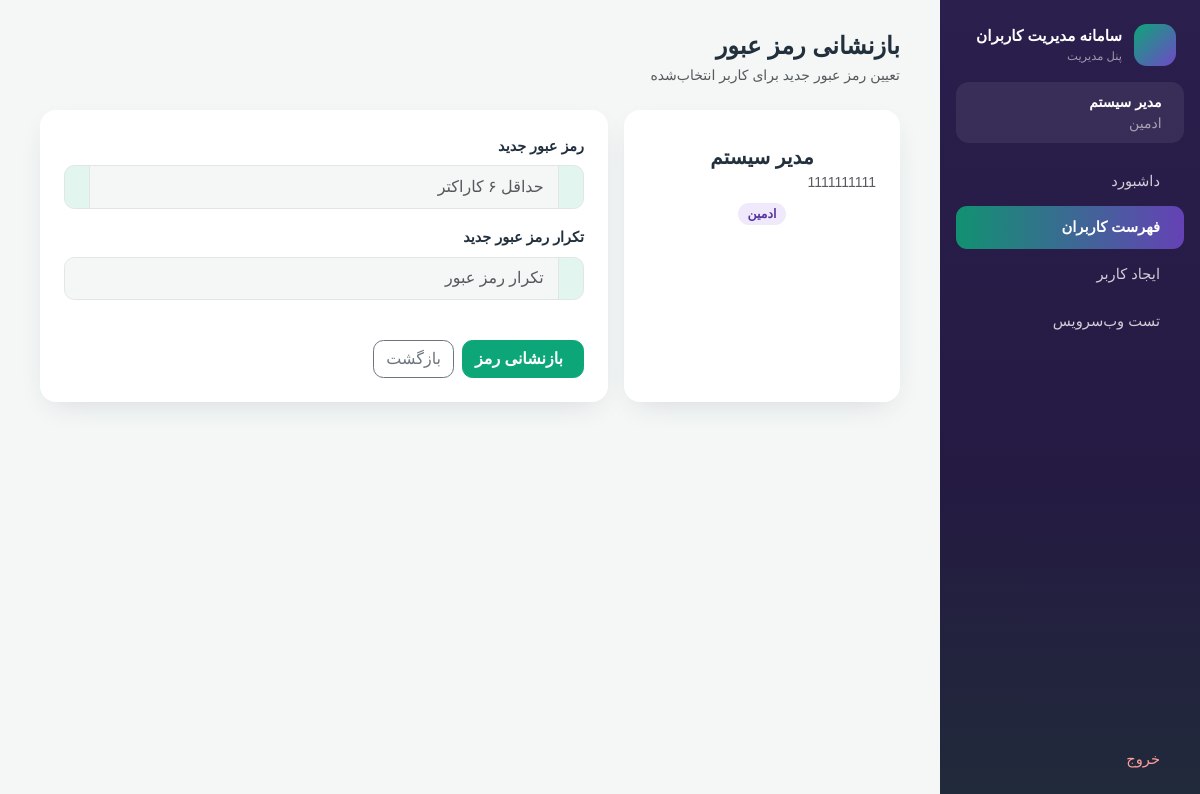
Screenshot of /users/reset_password.php?id=1 (signed in) with the database file from the repository.
### tables this page shows
CREATE TABLE IF NOT EXISTS `users` (
  `id` INT UNSIGNED NOT NULL AUTO_INCREMENT,
  `national_code` VARCHAR(10) NOT NULL,
  `first_name` VARCHAR(100) NOT NULL,
  `last_name` VARCHAR(100) NOT NULL,
  `password` VARCHAR(255) NOT NULL,
  `user_type` ENUM('admin','driver','operator','region') NOT NULL DEFAULT 'driver',
  `created_at` TIMESTAMP NOT NULL DEFAULT CURRENT_TIMESTAMP,
  `updated_at` TIMESTAMP NOT NULL DEFAULT CURRENT_TIMESTAMP ON UPDATE CURRENT_TIMESTAMP,
  PRIMARY KEY (`id`),
  UNIQUE KEY `uq_national_code` (`national_code`)
);

### config/db.php (called while the page is built, shortened)
<?php
function db(): PDO
{
    static $pdo = null;
    if ($pdo === null) {
        $dsn = 'mysql:host=' . DB_HOST . ';dbname=' . DB_NAME . ';charset=' . DB_CHARSET;
        try {
            $pdo = new PDO($dsn, DB_USER, DB_PASS, [
                PDO::ATTR_ERRMODE            => PDO::ERRMODE_EXCEPTION,
                PDO::ATTR_DEFAULT_FETCH_MODE => PDO::FETCH_ASSOC,
                PDO::ATTR_EMULATE_PREPARES   => false,
            ]);
        } catch (PDOException $e) {
            error_log('DB connection error: ' . $e->getMessage());
            http_response_code(500);
            exit('خطا در ارتباط با پایگاه داده. لطفاً بعداً تلاش کنید.');
        }
    }
    return $pdo;
}

### helpers/functions.php (called while the page is built, shortened)
<?php
function e(?string $value): string
{
    return htmlspecialchars((string)$value, ENT_QUOTES, 'UTF-8');
}
function user_type_label(string $type): string
{
    return USER_TYPES[$type] ?? $type;
}

### users/reset_password.php (the view, shortened to what this page needs)
<?php
require_once __DIR__ . '/../config/db.php';
$id = (int)($_GET['id'] ?? $_POST['id'] ?? 0);
$user = null;
try {
    $stmt = db()->prepare('SELECT id, national_code, first_name, last_name, user_type FROM users WHERE id = ? LIMIT 1');
    $stmt->execute([$id]);
    $user = $stmt->fetch();
} catch (PDOException $e) {
    error_log('Reset password fetch error: ' . $e->getMessage());
}
require __DIR__ . '/../includes/header.php';
?>
<div class="mb-4">
  <h1 class="h4 fw-bold mb-1">بازنشانی رمز عبور</h1>
  <p class="text-muted small mb-0">تعیین رمز عبور جدید برای کاربر انتخاب‌شده</p>
</div>
<div class="row g-3">
  <div class="col-lg-4">
    <div class="card panel-card h-100">
      <div class="card-body text-center p-4">
        <div class="fw-bold fs-5"><?= e($user['first_name'] . ' ' . $user['last_name']) ?></div>
        <div class="text-muted ltr-text small mb-2"><?= e($user['national_code']) ?></div>
        <span class="badge role-badge role-<?= e($user['user_type']) ?>"><?= e(user_type_label($user['user_type'])) ?></span>
      </div>
    </div>
  </div>
  <div class="col-lg-8">
    <div class="card panel-card h-100">
      <div class="card-body p-4">
        <form method="post" action="<?= BASE_URL ?>/users/reset_password.php" id="resetPasswordForm" novalidate>
          <label class="form-label" for="password">رمز عبور جدید</label>
          <div class="input-group mb-3">
            <span class="input-group-text"><span class="iconify" data-icon="solar:lock-password-bold"></span></span>
            <input type="password" class="form-control" id="password" name="password" required minlength="6" placeholder="حداقل ۶ کاراکتر">
            <button type="button" class="input-group-text toggle-pass" data-target="password" aria-label="نمایش رمز">
            </button>
          </div>
          <label class="form-label" for="password_confirm">تکرار رمز عبور جدید</label>
          <div class="input-group mb-2">
            <span class="input-group-text"><span class="iconify" data-icon="solar:lock-password-bold"></span></span>
            <input type="password" class="form-control" id="password_confirm" name="password_confirm" required minlength="6" placeholder="تکرار رمز عبور">
          </div>
          <div class="invalid-feedback d-block small mb-3" data-error-for="password_confirm"></div>
          <div class="d-flex gap-2">
            <button type="submit" class="btn btn-primary d-flex align-items-center gap-2">
              <span class="iconify" data-icon="solar:key-bold"></span> بازنشانی رمز
            </button>
            <a href="<?= BASE_URL ?>/users/list.php" class="btn btn-outline-secondary">بازگشت</a>
          </div>
        </form>
      </div>
    </div>
  </div>
</div>
<?php require __DIR__ . '/../includes/footer.php'; ?>

### assets/css/style.css (style rules this page uses)
:root { --jade: #0da678; --jade-dark: #087a58; --jade-soft: #e2f6ef; --purple: #7048c8; --purple-dark: #56349e; --purple-soft: #efe9fb; --ink: #22303e; --dim: #7a8794; --surface: #f4f7f6; --card-radius: 1rem; --soft-shadow: 0 10px 30px -12px rgba(34, 48, 62, 0.18); --bs-primary: var(--jade); --bs-primary-rgb: 13, 166, 120; --bs-body-font-family: 'Vazirmatn', Tahoma, sans-serif; --bs-body-color: var(--ink); --bs-body-bg: var(--surface); }
* { font-family: 'Vazirmatn', Tahoma, sans-serif; }
body { background: var(--surface); color: var(--ink); }
.btn-primary { --bs-btn-bg: var(--jade); --bs-btn-border-color: var(--jade); --bs-btn-hover-bg: var(--jade-dark); --bs-btn-hover-border-color: var(--jade-dark); --bs-btn-active-bg: var(--jade-dark); --bs-btn-active-border-color: var(--jade-dark); --bs-btn-focus-shadow-rgb: 13, 166, 120; border-radius: .65rem; font-weight: 600; }
.btn-outline-secondary { border-radius: .65rem; }
.form-control, .form-select { border-radius: .65rem; border-color: #dfe6e3; padding: .55rem .9rem; }
.input-group-text { background: var(--jade-soft); border-color: #dfe6e3; color: var(--jade-dark); border-radius: .65rem; }
.input-group .form-control { border-radius: .65rem; }
.toggle-pass { cursor: pointer; user-select: none; }
.form-label { font-weight: 600; font-size: .9rem; }
.invalid-feedback { min-height: 1rem; }
.panel-card { border: 0; border-radius: var(--card-radius); box-shadow: var(--soft-shadow); background: #fff; }
.ltr-text { direction: ltr; text-align: right; font-variant-numeric: tabular-nums; }
.role-badge { font-weight: 600; font-size: .78rem; padding: .4em .8em; border-radius: 2rem; }
.role-admin { background: var(--purple-soft); color: var(--purple-dark); }

### rows the page displays
users: first_name+last_name "مدیر سیستم", national_code "1111111111", user_type "ادمین"

### other values shown
APP_NAME "سامانه مدیریت کاربران"
$_SESSION['full_name'] "مدیر سیستم"
user_type_label($_SESSION['user_type'] ?? '') "ادمین"
